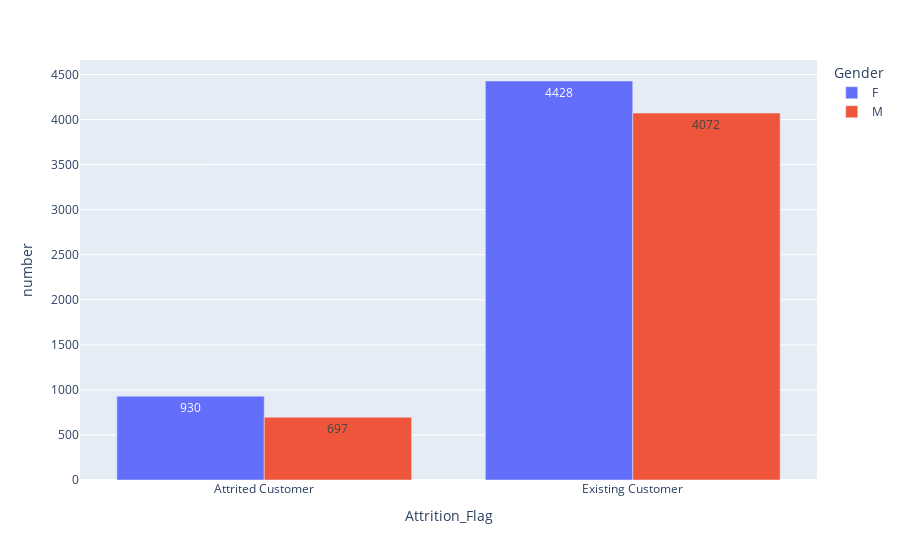

This figure's notebook cell:
### Code cell
fig = px.bar(flag_gender,
             x="Attrition_Flag",
             y="number",
             color="Gender",
             barmode="group",
             text="number")

fig.show()

### Figure 1 — Plotly figure (JSON) as saved in the notebook; plotly's stock layout.template omitted (floating-point values rounded to 4 significant figures)
{"data": [{"alignmentgroup": "True", "hovertemplate": "Gender=F<br>Attrition_Flag=%{x}<br>number=%{text}<extra></extra>", "legendgroup": "F", "marker": {"color": "#636efa", "pattern": {"shape": ""}}, "name": "F", "offsetgroup": "F", "orientation": "v", "showlegend": true, "text": [930, 4428], "textposition": "auto", "type": "bar", "x": ["Attrited Customer", "Existing Customer"], "xaxis": "x", "y": [930, 4428], "yaxis": "y"}, {"alignmentgroup": "True", "hovertemplate": "Gender=M<br>Attrition_Flag=%{x}<br>number=%{text}<extra></extra>", "legendgroup": "M", "marker": {"color": "#EF553B", "pattern": {"shape": ""}}, "name": "M", "offsetgroup": "M", "orientation": "v", "showlegend": true, "text": [697, 4072], "textposition": "auto", "type": "bar", "x": ["Attrited Customer", "Existing Customer"], "xaxis": "x", "y": [697, 4072], "yaxis": "y"}], "layout": {"barmode": "group", "legend": {"title": {"text": "Gender"}, "tracegroupgap": 0}, "margin": {"t": 60}, "xaxis": {"anchor": "y", "domain": [0, 1], "title": {"text": "Attrition_Flag"}}, "yaxis": {"anchor": "x", "domain": [0, 1], "title": {"text": "number"}}}}
